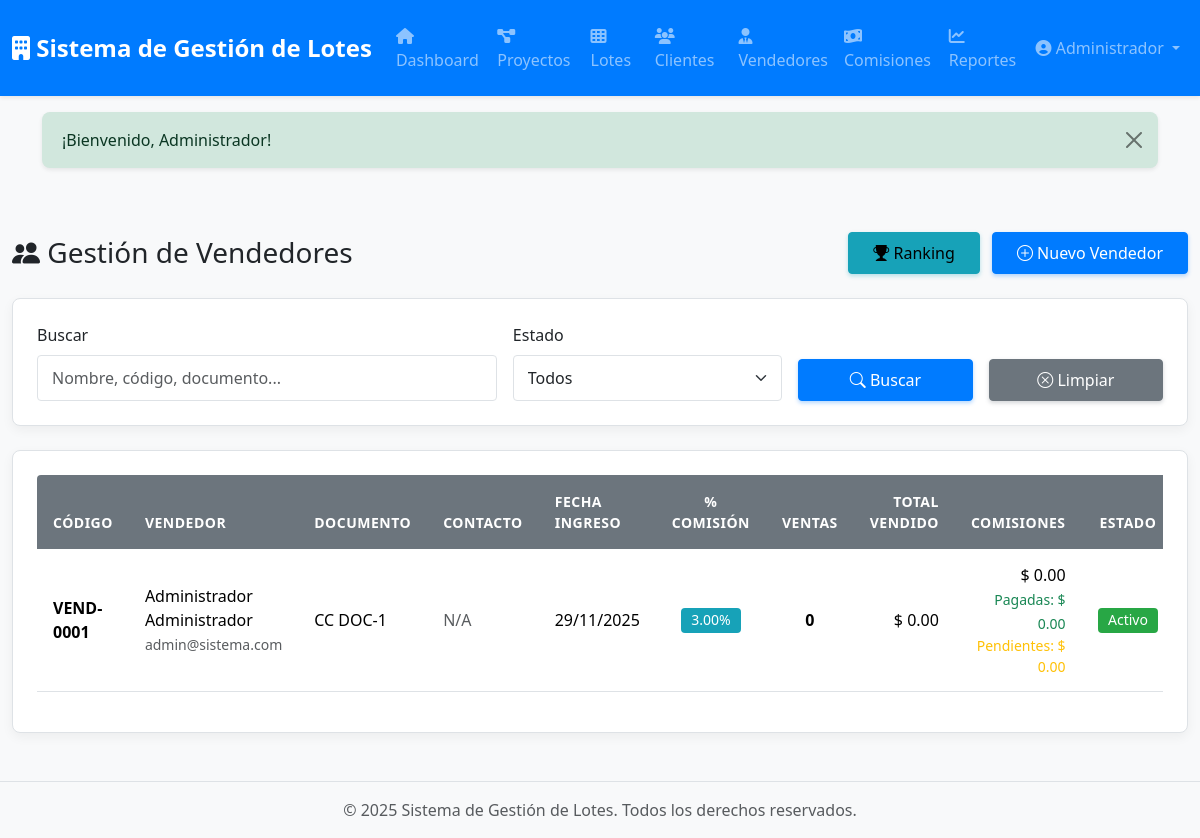
The page /vendedores (signed in) on the database as committed earlier.
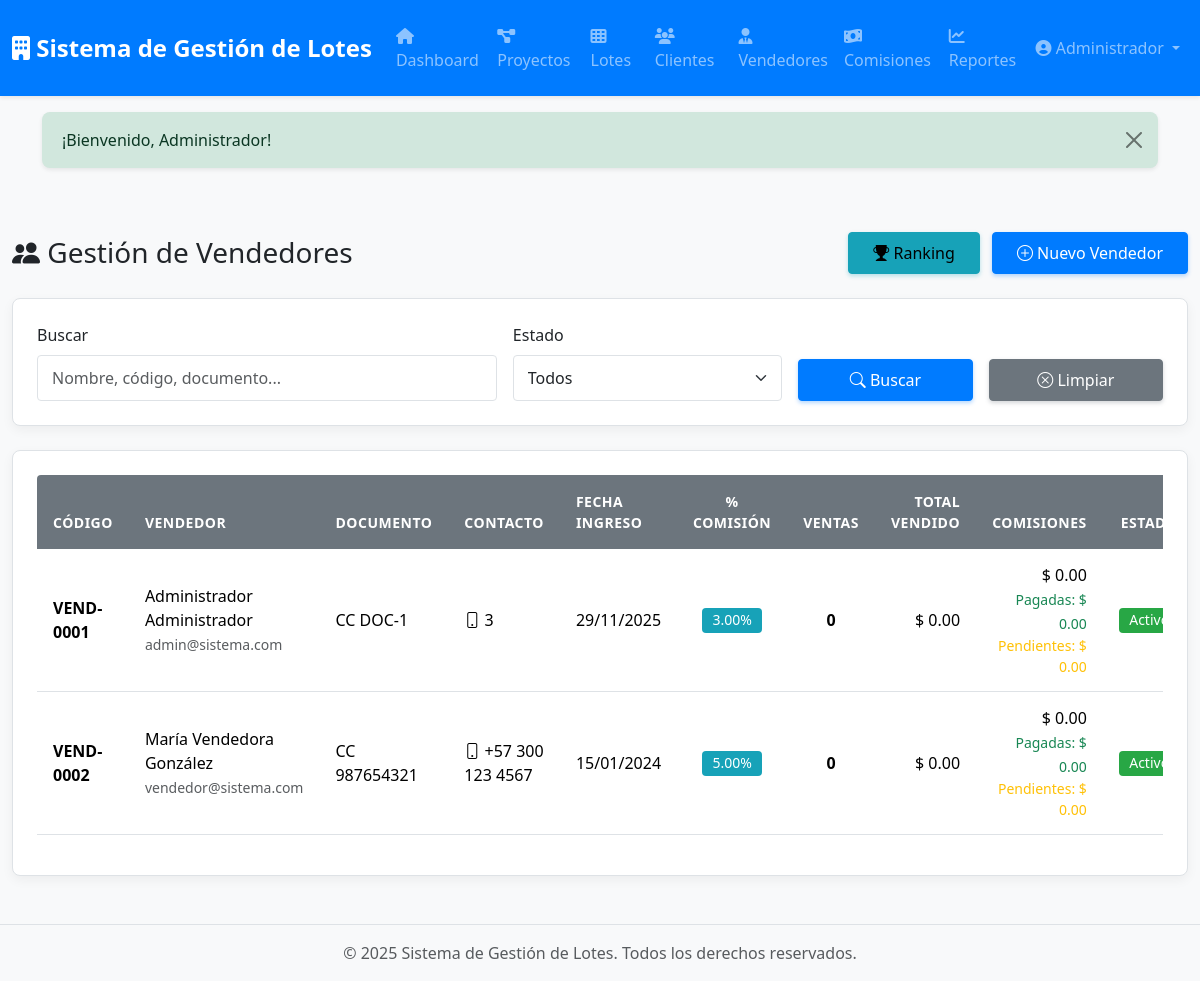
The same page on the database as committed later.
### tables this page shows
CREATE TABLE `vendedores` (
  `id` int(10) UNSIGNED NOT NULL,
  `user_id` int(10) UNSIGNED NOT NULL COMMENT 'Relación con tabla users',
  `codigo_vendedor` varchar(20) NOT NULL COMMENT 'Código único del vendedor',
  `tipo_documento` enum('CC','NIT','CE','pasaporte') DEFAULT 'CC',
  `numero_documento` varchar(50) NOT NULL COMMENT 'Documento de identidad',
  `nombres` varchar(100) NOT NULL,
  `apellidos` varchar(100) NOT NULL,
  `telefono` varchar(20) DEFAULT NULL,
  `celular` varchar(20) DEFAULT NULL,
  `email` varchar(150) NOT NULL,
  `direccion` varchar(255) DEFAULT NULL,
  `ciudad` varchar(100) DEFAULT NULL,
  `fecha_ingreso` date NOT NULL COMMENT 'Fecha de ingreso a la empresa',
  `fecha_salida` date DEFAULT NULL COMMENT 'Fecha de retiro (si aplica)',
  `tipo_contrato` enum('indefinido','fijo','prestacion_servicios','freelance') DEFAULT 'indefinido',
  `porcentaje_comision_default` decimal(5,2) NOT NULL DEFAULT 3.00 COMMENT 'Porcentaje por defecto',
  `banco` varchar(100) DEFAULT NULL COMMENT 'Banco para pagos',
  `tipo_cuenta` enum('ahorros','corriente') DEFAULT NULL,
  `numero_cuenta` varchar(50) DEFAULT NULL,
  `estado` enum('activo','inactivo','suspendido') DEFAULT 'activo',
  `observaciones` text DEFAULT NULL,
  `foto_perfil` varchar(255) DEFAULT NULL COMMENT 'Ruta de la foto del vendedor',
  `created_at` timestamp NULL DEFAULT current_timestamp(),
  `updated_at` timestamp NULL DEFAULT current_timestamp() ON UPDATE current_timestamp()
);

### app/Views/vendedores/index.php (the view, shortened to what the changed rows need)
<div class="container-fluid py-4">
    <div class="d-flex justify-content-between align-items-center mb-4">
        <h1 class="h3 mb-0">
            <i class="bi bi-people-fill"></i> Gestión de Vendedores
        </h1>
        <div>
            <a href="/vendedores/ranking" class="btn btn-info me-2">
                <i class="bi bi-trophy-fill"></i> Ranking
            </a>
            <a href="/vendedores/create" class="btn btn-primary">
                <i class="bi bi-plus-circle"></i> Nuevo Vendedor
            </a>
        </div>
    </div>
    <div class="card mb-4">
        <div class="card-body">
            <form method="GET" action="/vendedores" class="row g-3">
                <div class="col-md-5">
                    <label class="form-label">Buscar</label>
                    <input type="text" name="search" class="form-control"
                           placeholder="Nombre, código, documento..."
                           value="<?= htmlspecialchars($filtros['search']) ?>">
                </div>
                <div class="col-md-3">
                    <label class="form-label">Estado</label>
                    <select name="estado" class="form-select">
                        <option value="">Todos</option>
                    </select>
                </div>
                <div class="col-md-2 d-flex align-items-end">
                    <button type="submit" class="btn btn-primary w-100">
                        <i class="bi bi-search"></i> Buscar
                    </button>
                </div>
                <div class="col-md-2 d-flex align-items-end">
                    <a href="/vendedores" class="btn btn-secondary w-100">
                        <i class="bi bi-x-circle"></i> Limpiar
                    </a>
                </div>
            </form>
        </div>
    </div>
    <div class="card">
        <div class="card-body">
            <?php if (empty($vendedores)): ?>
                <div class="alert alert-info">
                    <i class="bi bi-info-circle"></i> No hay vendedores registrados.
                </div>
            <?php else: ?>
                <div class="table-responsive">
                    <table class="table table-hover">
                        <thead>
                            <tr>
                                <th>Código</th>
                                <th>Vendedor</th>
                                <th>Documento</th>
                                <th>Contacto</th>
                                <th>Fecha Ingreso</th>
                                <th class="text-center">% Comisión</th>
                                <th class="text-center">Ventas</th>
                                <th class="text-end">Total Vendido</th>
                                <th class="text-end">Comisiones</th>
                                <th class="text-center">Estado</th>
                            </tr>
                        </thead>
                        <tbody>
                            <?php foreach ($vendedores as $v): ?>
                                <tr>
                                    <td><strong><?= htmlspecialchars($v['codigo_vendedor']) ?></strong></td>
                                    <td>
                                        <?= htmlspecialchars($v['nombre_completo']) ?>
                                        <br><small class="text-muted"><?= htmlspecialchars($v['email']) ?></small>
                                    </td>
                                    <td>
                                        <?= htmlspecialchars($v['tipo_documento']) ?>
                                        <?= htmlspecialchars($v['numero_documento']) ?>
                                    </td>
                                    <td>
                                        <?php if ($v['celular']): ?>
                                            <i class="bi bi-phone"></i> <?= htmlspecialchars($v['celular']) ?>
                                        <?php elseif ($v['telefono']): ?>
                                            <i class="bi bi-telephone"></i> <?= htmlspecialchars($v['telefono']) ?>
                                        <?php else: ?>
                                            <span class="text-muted">N/A</span>
                                        <?php endif; ?>
                                    </td>
                                    <td><?= date('d/m/Y', strtotime($v['fecha_ingreso'])) ?></td>
                                    <td class="text-center">
                                        <span class="badge bg-info"><?= number_format($v['porcentaje_comision_default'], 2) ?>%</span>
                                    </td>
                                    <td class="text-center">
                                        <strong><?= $v['total_lotes_vendidos'] ?></strong>
                                    </td>
                                    <td class="text-end"><?= formatMoney($v['valor_total_vendido']) ?></td>
                                    <td class="text-end">
                                        <div><?= formatMoney($v['total_comisiones_generadas']) ?></div>
                                        <small class="text-success">Pagadas: <?= formatMoney($v['comisiones_pagadas']) ?></small>
                                        <small class="text-warning d-block">Pendientes: <?= formatMoney($v['comisiones_pendientes']) ?></small>
                                    </td>
                                    <td class="text-center">
                                        <?php if ($v['estado'] === 'activo'): ?>
                                            <span class="badge bg-success">Activo</span>
                                        <?php elseif ($v['estado'] === 'inactivo'): ?>
                                            <span class="badge bg-secondary">Inactivo</span>
                                        <?php else: ?>
                                            <span class="badge bg-danger">Suspendido</span>
                                        <?php endif; ?>
                                    </td>
                                </tr>
                            <?php endforeach; ?>
                        </tbody>
                    </table>
                </div>
            <?php endif; ?>
        </div>
    </div>
</div>

### core/Router.php (shortened to what the changed rows need)
<?php
class Router
{
    private $routes = [];
    public function __construct($baseUrl = '')
    {
        $this->baseUrl = rtrim($baseUrl, '/');
    }
    private function addRoute($method, $uri, $handler)
    {
        $uri = '/' . trim($uri, '/');
        $this->routes[] = [
            'method' => $method,
            'uri' => $uri,
            'handler' => $handler,
            'pattern' => $this->convertUriToPattern($uri)
        ];
    }
    private function convertUriToPattern($uri)
    {
        $pattern = preg_replace('/\{([a-z_]+)\}/', '([^/]+)', $uri);
        return '#^' . $pattern . '$#';
    }
    public function dispatch()
    {
        $requestMethod = $_SERVER['REQUEST_METHOD'];
        $requestUri = $this->getRequestUri();
        foreach ($this->routes as $route) {
            if ($route['method'] !== $requestMethod) {
                continue;
            }
            if (preg_match($route['pattern'], $requestUri, $matches)) {
                array_shift($matches);
                return $this->callHandler($route['handler'], $matches);
            }
        }
    }
    private function getRequestUri()
    {
        $uri = parse_url($_SERVER['REQUEST_URI'], PHP_URL_PATH);
        return '/' . trim($uri, '/');
    }
    private function callHandler($handler, $params = [])
    {
        if (is_string($handler) && strpos($handler, '@') !== false) {
            list($controller, $method) = explode('@', $handler);
            $controllerInstance = new $controllerClass();
            return call_user_func_array([$controllerInstance, $method], $params);
        }
        throw new Exception("Invalid route handler");
    }
}

### app/Views/layouts/app.php (shortened to what the changed rows need)
<!DOCTYPE html>
<html lang="es">
<head>
    <link rel="stylesheet" href="<?= asset('css/bootstrap/bootstrap.min.css') ?>">
    <link rel="stylesheet" href="https://cdn.jsdelivr.net/npm/bootstrap-icons@1.11.0/font/bootstrap-icons.css">
    <link rel="stylesheet" href="https://cdnjs.cloudflare.com/ajax/libs/font-awesome/6.4.0/css/all.min.css">
    <link rel="stylesheet" href="<?= asset('css/theme.css') ?>">
</head>
<body>
    <?php if (isAuthenticated()): ?>
        <nav class="navbar navbar-expand-lg navbar-dark bg-primary">
            <div class="container-fluid">
                <a class="navbar-brand" href="<?= url('/') ?>">
                    <i class="fas fa-building"></i> <?= APP_NAME ?>
                </a>
                <div class="collapse navbar-collapse" id="navbarNav">
                    <ul class="navbar-nav me-auto">
                        <li class="nav-item">
                            <a class="nav-link" href="<?= url('/dashboard') ?>">
                                <i class="fas fa-home"></i> Dashboard
                            </a>
                        </li>
                        <li class="nav-item">
                            <a class="nav-link" href="<?= url('/proyectos') ?>">
                                <i class="fas fa-project-diagram"></i> Proyectos
                            </a>
                        </li>
                        <li class="nav-item">
                            <a class="nav-link" href="<?= url('/lotes') ?>">
                                <i class="fas fa-th"></i> Lotes
                            </a>
                        </li>
                        <li class="nav-item">
                            <a class="nav-link" href="<?= url('/clientes') ?>">
                                <i class="fas fa-users"></i> Clientes
                            </a>
                        </li>
                        <?php if (hasRole('administrador')): ?>
                        <li class="nav-item">
                            <a class="nav-link" href="<?= url('/vendedores') ?>">
                                <i class="fas fa-user-tie"></i> Vendedores
                            </a>
                        </li>
                        <li class="nav-item">
                            <a class="nav-link" href="<?= url('/comisiones') ?>">
                                <i class="fas fa-money-bill-wave"></i> Comisiones
                            </a>
                        </li>
                        <?php endif; ?>
                        <li class="nav-item">
                            <a class="nav-link" href="<?= url('/reportes') ?>">
                                <i class="fas fa-chart-line"></i> Reportes
                            </a>
                        </li>
                    </ul>
                    <ul class="navbar-nav">
                        <li class="nav-item dropdown">
                            <a class="nav-link dropdown-toggle" href="#" id="navbarDropdown" role="button"
                               data-bs-toggle="dropdown" aria-expanded="false">
                                <i class="fas fa-user-circle"></i> <?= e(user()['nombre'] ?? 'Usuario') ?>
                            </a>
                        </li>
                    </ul>
                </div>
            </div>
        </nav>
    <?php endif; ?>
    <?php $flash = getFlash(); ?>
    <?php if ($flash): ?>
        <div class="container mt-3">
            <div class="alert alert-<?= $flash['type'] ?> alert-dismissible fade show" role="alert">
                <?= e($flash['message']) ?>
                <button type="button" class="btn-close" data-bs-dismiss="alert"></button>
            </div>
        </div>
    <?php endif; ?>
    <main class="py-4">
        <?= $content ?>
    </main>
    <footer class="footer mt-auto py-3 bg-light">
        <div class="container text-center">
            <span class="text-muted">© <?= date('Y') ?> <?= APP_NAME ?>. Todos los derechos reservados.</span>
        </div>
    </footer>
</body>
</html>

Rows that differ between the two databases and show on the page:
changed vendedores "VEND-0001": celular empty → "3" (drawn)
added vendedores: codigo_vendedor "VEND-0002", nombre_completo "María Vendedora González", email "vendedor@sistema.com", tipo_documento "CC", numero_documento "987654321", celular "+57 300 123 4567", fecha_ingreso "15/01/2024", porcentaje_comision_default "5.00", total_lotes_vendidos "0", valor_total_vendido "$ 0.00", total_comisiones_generadas "$ 0.00", comisiones_pagadas "$ 0.00", comisiones_pendientes "$ 0.00", estado "Activo"
Other text that changed with them:
list line gone: "N/A"
new list line: "3"
